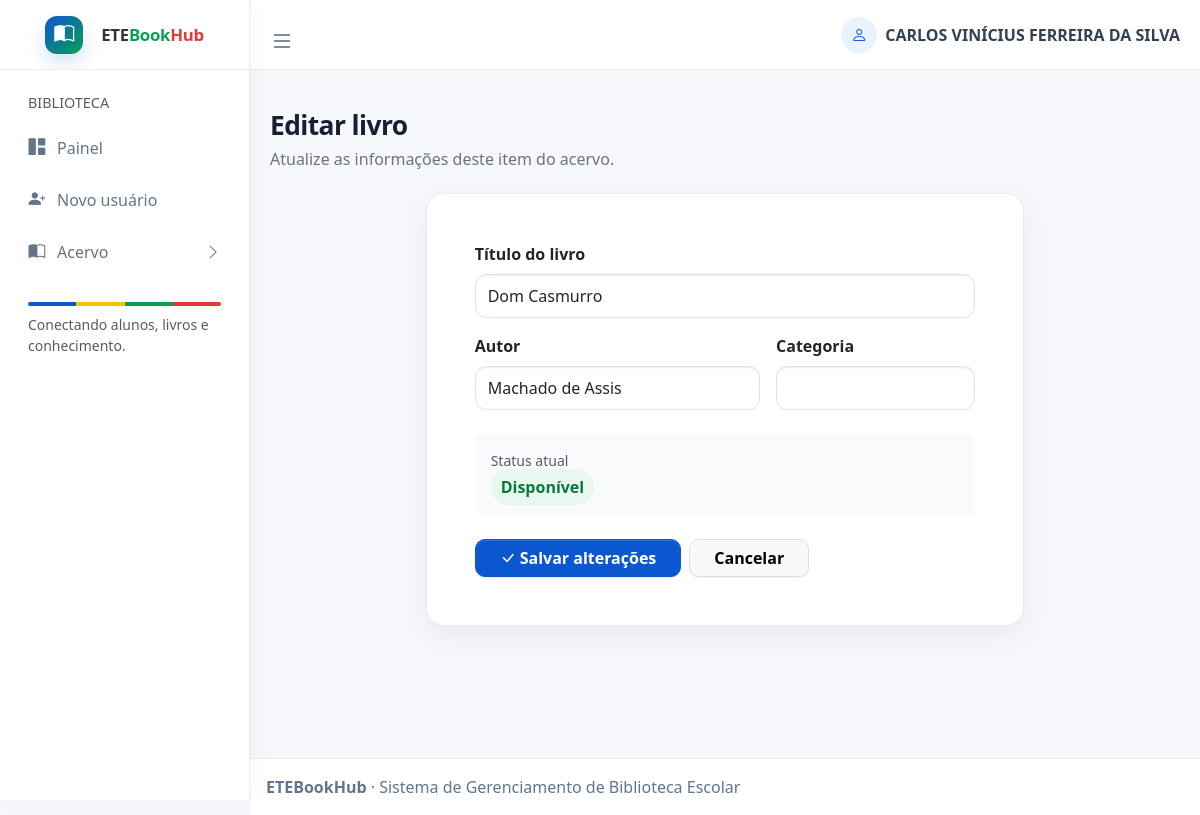
The page /editar_livro/1 (signed in) on the database as committed earlier.
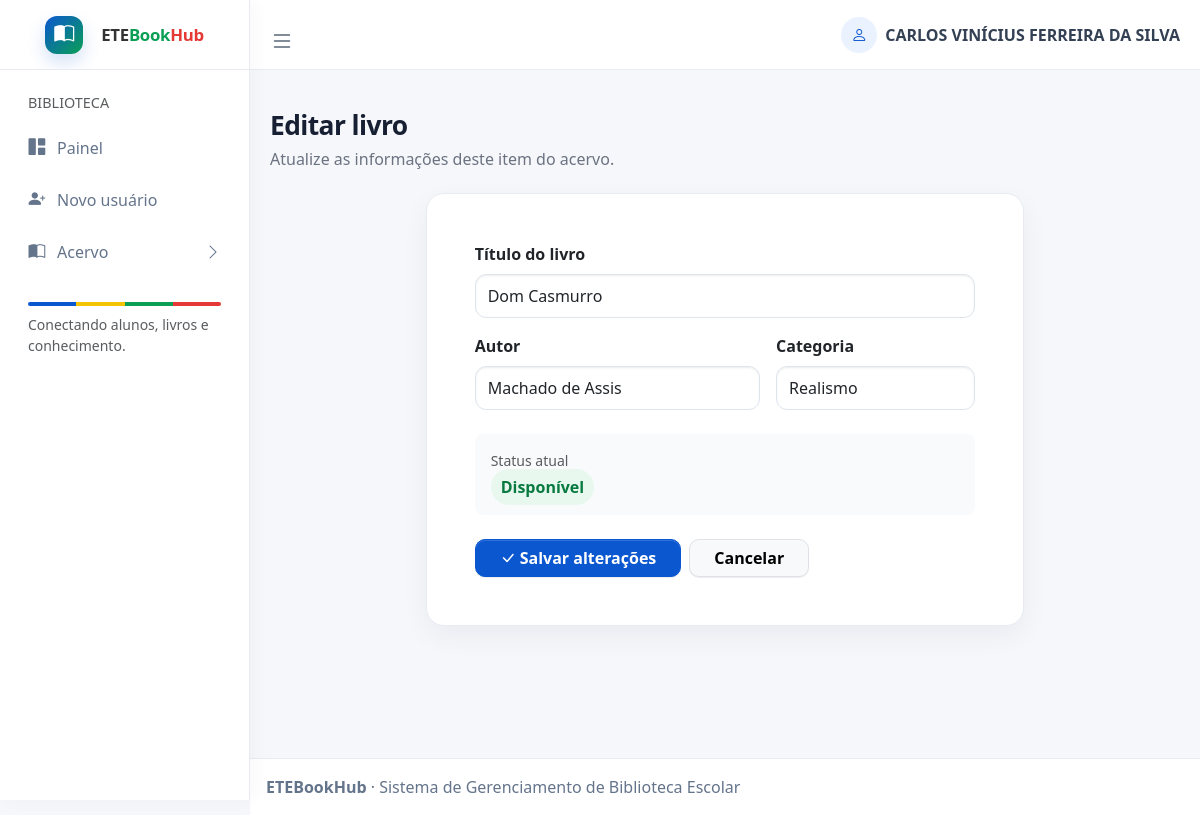
The same page on the database as committed later.
### tables this page shows
CREATE TABLE livro(
   id integer primary key autoincrement,
   titulo varchar(150) not null,
   autor varchar(120) not null,
   categoria varchar(60),
   status varchar(20) default 'disponivel',
   imagem blob,
   img varchar(100)
);

### app.py (the view, shortened to what this page needs)
@app.route("/editar_livro/<int:id_livro>", methods=["GET", "POST"])
@login_required
def editarLivro(id_livro):
    livro = buscar_livro(id_livro)
    if livro is None:
        flash("Livro não encontrado.", "danger")
        return redirect(url_for("listarLivros"))
    return render_template("admin/editar_livro.html", livro=livro)

### app.py (called while the page is built)
def login_required(view):
    @wraps(view)
    def wrapped_view(*args, **kwargs):
        if session.get("usuario_id") is None:
            flash("Entre com sua conta para acessar o acervo.", "warning")
            return redirect(url_for("login"))
        return view(*args, **kwargs)
    return wrapped_view

### database.py (called while the page is built)
def conexao():
    conn = sqlite3.connect("biblioteca.db")
    conn.row_factory = sqlite3.Row
    return conn

def buscar_livro(id_livro):
    conn = conexao()
    livro = conn.execute(
        "SELECT * FROM livro WHERE id = ?", (id_livro,)
    ).fetchone()
    conn.close()
    return livro

### templates/admin/editar_livro.html (shortened to what this page needs)
{% extends 'admin/base.html' %}
{% block content %}
<div class="page-heading"><h1>Editar livro</h1><p>Atualize as informações deste item do acervo.</p></div>
<div class="row justify-content-center"><div class="col-xl-8"><div class="card"><div class="card-body p-4 p-lg-5">
<form method="POST">
  <div class="row g-3">
    <div class="col-12"><label for="titulo" class="form-label fw-semibold">Título do livro</label><input type="text" class="form-control" id="titulo" name="titulo" value="{{ livro['titulo'] }}" required></div>
    <div class="col-md-7"><label for="autor" class="form-label fw-semibold">Autor</label><input type="text" class="form-control" id="autor" name="autor" value="{{ livro['autor'] }}" required></div>
    <div class="col-md-5"><label for="categoria" class="form-label fw-semibold">Categoria</label><input type="text" class="form-control" id="categoria" name="categoria" value="{{ livro['categoria'] or '' }}"></div>
  </div>
  <div class="mt-4 p-3 rounded-3" style="background:#f8fafc"><small class="text-muted d-block mb-1">Status atual</small>{% if livro['status'] == 'disponivel' %}<span class="badge-soft badge-available">Disponível</span>{% else %}<span class="badge-soft badge-loaned">Emprestado</span>{% endif %}</div>
  <div class="d-flex gap-2 mt-4"><button type="submit" class="btn btn-primary px-4"><i class="bi bi-check-lg me-1"></i>Salvar alterações</button><a href="{{ url_for('listarLivros') }}" class="btn btn-light border px-4">Cancelar</a></div>
</form>
</div></div></div></div>
{% endblock %}

### templates/admin/base.html (shortened to what this page needs)
<!doctype html>
<html lang="pt-br">
<head>
  <link rel="stylesheet" href="https://cdn.jsdelivr.net/npm/@fontsource/source-sans-3@5.0.12/index.css" />
  <link rel="stylesheet" href="https://cdn.jsdelivr.net/npm/bootstrap-icons@1.13.1/font/bootstrap-icons.min.css" />
  <link rel="stylesheet" href="{{ url_for('static', filename='css/dist/css/adminlte.css') }}" />
  <link rel="stylesheet" href="https://cdn.jsdelivr.net/npm/bootstrap@5.3.8/dist/css/bootstrap.min.css">
  <link rel="stylesheet" href="{{ url_for('static', filename='css/etebookhub.css') }}" />
</head>
<body class="layout-fixed sidebar-expand-lg">
<div class="app-wrapper">
  <nav class="app-header navbar navbar-expand">
    <div class="container-fluid">
      <ul class="navbar-nav">
        <li class="nav-item"><a class="nav-link" data-lte-toggle="sidebar" href="#"><i class="bi bi-list fs-4"></i></a></li>
      </ul>
      <ul class="navbar-nav ms-auto">
        <li class="nav-item dropdown user-menu">
          <a href="#" class="nav-link dropdown-toggle d-flex align-items-center gap-2" data-bs-toggle="dropdown">
            <span class="user-avatar"><i class="bi bi-person"></i></span>
            <span class="user-pill d-none d-md-inline">{{ session.get('usuario_nome', 'Visitante') }}</span>
          </a>
        </li>
      </ul>
    </div>
  </nav>
  <aside class="app-sidebar shadow-none" data-bs-theme="light">
    <div class="sidebar-brand">
      <a href="{{ url_for('index') }}" class="brand-link">
        <span class="brand-mark"><i class="bi bi-book-half"></i></span>
        <span class="brand-text">ETE<span class="book">Book</span><span class="hub">Hub</span></span>
      </a>
    </div>
    <div class="sidebar-wrapper">
      <nav>
        <ul class="nav sidebar-menu flex-column" data-lte-toggle="treeview" role="navigation" data-accordion="false">
          <li class="nav-header text-uppercase small text-muted px-3 pt-2 pb-2">Biblioteca</li>
          <li class="nav-item">
            <a href="{{ url_for('index') }}" class="nav-link {% if request.endpoint == 'index' %}active{% endif %}">
              <i class="nav-icon bi bi-grid-1x2-fill"></i><p>Painel</p>
            </a>
          </li>
          <li class="nav-item">
            <a href="{{ url_for('cadastrarUsuarioAdmin') }}" class="nav-link {% if request.endpoint == 'cadastrarUsuarioAdmin' %}active{% endif %}">
              <i class="nav-icon bi bi-person-plus-fill"></i><p>Novo usuário</p>
            </a>
          </li>
          <li class="nav-item">
            <a href="#" class="nav-link"><i class="nav-icon bi bi-book-half"></i><p>Acervo </p></a>
          </li>
        </ul>
      </nav>
      <div class="px-3 mt-4">
        <div class="logo-strip"><span class="b"></span><span class="y"></span><span class="g"></span><span class="r"></span></div>
        <small class="text-muted d-block mt-2">Conectando alunos, livros e conhecimento.</small>
      </div>
    </div>
  </aside>
  <main class="app-main">
    <div class="app-content-header">
    </div>
    <div class="app-content"><div class="container-fluid">{% block content %}{% endblock %}</div></div>
  </main>
  <footer class="app-footer"><strong>ETEBookHub</strong> · Sistema de Gerenciamento de Biblioteca Escolar</footer>
</div>
</body>
</html>

### static/css/etebookhub.css (style rules this page uses)
:root { --ete-blue: #0b57d0; --ete-blue-dark: #083b8f; --ete-green: #0a9f55; --ete-yellow: #f5c400; --ete-red: #e53935; --ete-bg: #f5f7fb; --ete-text: #172033; --ete-muted: #6b7280; --ete-border: #e8ecf2; --ete-radius: 18px; }
body { background: var(--ete-bg) !important; color: var(--ete-text); }
.app-header { height: 70px !important; border-bottom: 1px solid var(--ete-border); background: rgba(255,255,255,.96) !important; }
.app-header .nav-link { color: #526071; }
.app-sidebar { background: #fff !important; border-right: 1px solid var(--ete-border); box-shadow: 4px 0 18px rgba(15,23,42,.03) !important; }
.sidebar-brand { height: 70px; border-bottom: 1px solid var(--ete-border); background: #fff; }
.brand-link { display:flex; align-items:center; gap:10px; height:70px; padding:0 20px; text-decoration:none; }
.brand-mark { width:38px; height:38px; border-radius:12px; display:grid; place-items:center; color:#fff; background: linear-gradient(135deg,var(--ete-blue),var(--ete-green)); box-shadow: 0 8px 18px rgba(11,87,208,.18); }
.brand-text { font-size:1.05rem; font-weight:800 !important; letter-spacing:-.3px; color:var(--ete-blue); }
.brand-text .book { color:var(--ete-green); }
.brand-text .hub { color:var(--ete-red); }
.sidebar-wrapper { padding: 14px 12px; }
.sidebar-menu .nav-link { border-radius: 12px; color:#64748b !important; margin: 3px 0; padding: 11px 13px; }
.sidebar-menu .nav-icon { width:1.5rem; font-size:1.05rem; }
.app-main { min-height: calc(100vh - 112px); }
.app-content { padding-top: 8px; }
.page-heading { margin-bottom: 22px; }
.page-heading h1 { font-size:1.65rem; font-weight:800; letter-spacing:-.6px; margin:0; }
.page-heading p { margin:5px 0 0; color:var(--ete-muted); }
.card, .small-box { border:1px solid var(--ete-border) !important; border-radius:var(--ete-radius) !important; box-shadow:0 10px 28px rgba(15,23,42,.05) !important; overflow:hidden; }
.card { background:#fff; }
.card-body { padding:20px; }
.btn { border-radius:10px !important; font-weight:600; }
.btn-primary { background:var(--ete-blue) !important; border-color:var(--ete-blue) !important; }
.form-control, .form-select { border-radius:11px; border-color:#dfe5ed; min-height:44px; }
.badge-soft { border-radius:999px; padding:7px 10px; font-weight:700; }
.badge-available { background:#e8f8ef; color:#087a40; }
.logo-strip { display:flex; height:4px; border-radius:999px; overflow:hidden; margin-top:18px; }
.logo-strip span { flex:1; }
.logo-strip .b { background:var(--ete-blue); }
.logo-strip .y { background:var(--ete-yellow); }
.logo-strip .g { background:var(--ete-green); }
.logo-strip .r { background:var(--ete-red); }
.app-footer { background:#fff; border-top:1px solid var(--ete-border); color:#64748b; }
.user-pill { color:#344054; font-weight:600; }
.user-avatar { width:36px; height:36px; display:inline-grid; place-items:center; border-radius:50%; background:#eaf2ff; color:var(--ete-blue); }

Rows that differ between the two databases and show on the page:
changed livro "Dom Casmurro": categoria (not shown) → "Realismo"
